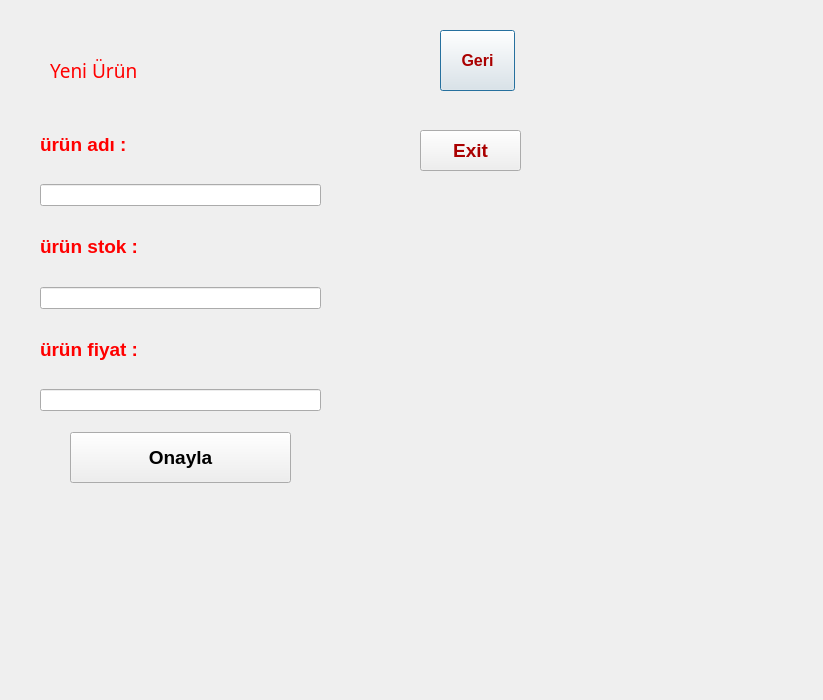
<?xml version="1.0" encoding="UTF-8"?>
<ui version="4.0">
 <class>Dialog</class>
 <widget class="QDialog" name="Dialog">
  <property name="geometry">
   <rect>
    <x>0</x>
    <y>0</y>
    <width>823</width>
    <height>700</height>
   </rect>
  </property>
  <property name="windowTitle">
   <string>Dialog</string>
  </property>
  <widget class="QPushButton" name="btngeri">
   <property name="geometry">
    <rect>
     <x>440</x>
     <y>30</y>
     <width>75</width>
     <height>61</height>
    </rect>
   </property>
   <property name="font">
    <font>
     <pointsize>12</pointsize>
     <weight>75</weight>
     <bold>true</bold>
    </font>
   </property>
   <property name="styleSheet">
    <string notr="true">color: rgb(170, 0, 0);</string>
   </property>
   <property name="text">
    <string>Geri</string>
   </property>
  </widget>
  <widget class="QPushButton" name="btnexit">
   <property name="geometry">
    <rect>
     <x>420</x>
     <y>130</y>
     <width>101</width>
     <height>41</height>
    </rect>
   </property>
   <property name="font">
    <font>
     <pointsize>14</pointsize>
     <weight>75</weight>
     <bold>true</bold>
    </font>
   </property>
   <property name="styleSheet">
    <string notr="true">color: rgb(170, 0, 0);</string>
   </property>
   <property name="text">
    <string>Exit</string>
   </property>
  </widget>
  <widget class="QLabel" name="label_4">
   <property name="geometry">
    <rect>
     <x>50</x>
     <y>50</y>
     <width>201</width>
     <height>41</height>
    </rect>
   </property>
   <property name="font">
    <font>
     <family>Matura MT Script Capitals</family>
     <pointsize>14</pointsize>
     <weight>50</weight>
     <bold>false</bold>
    </font>
   </property>
   <property name="styleSheet">
    <string notr="true">color: rgb(255, 0, 0);</string>
   </property>
   <property name="text">
    <string>Yeni Ürün</string>
   </property>
  </widget>
  <widget class="QPushButton" name="btnonayla">
   <property name="geometry">
    <rect>
     <x>70</x>
     <y>432</y>
     <width>221</width>
     <height>51</height>
    </rect>
   </property>
   <property name="font">
    <font>
     <pointsize>14</pointsize>
     <weight>75</weight>
     <bold>true</bold>
    </font>
   </property>
   <property name="text">
    <string>Onayla</string>
   </property>
  </widget>
  <widget class="QWidget" name="">
   <property name="geometry">
    <rect>
     <x>40</x>
     <y>110</y>
     <width>281</width>
     <height>301</height>
    </rect>
   </property>
   <layout class="QVBoxLayout" name="verticalLayout">
    <item>
     <widget class="QLabel" name="label">
      <property name="font">
       <font>
        <pointsize>14</pointsize>
        <weight>75</weight>
        <bold>true</bold>
       </font>
      </property>
      <property name="styleSheet">
       <string notr="true">color: rgb(255, 0, 0);</string>
      </property>
      <property name="text">
       <string>ürün adı :</string>
      </property>
     </widget>
    </item>
    <item>
     <widget class="QLineEdit" name="txtad"/>
    </item>
    <item>
     <widget class="QLabel" name="label_2">
      <property name="font">
       <font>
        <pointsize>14</pointsize>
        <weight>75</weight>
        <bold>true</bold>
       </font>
      </property>
      <property name="styleSheet">
       <string notr="true">color: rgb(255, 0, 0);</string>
      </property>
      <property name="text">
       <string>ürün stok : </string>
      </property>
     </widget>
    </item>
    <item>
     <widget class="QLineEdit" name="txtstok"/>
    </item>
    <item>
     <widget class="QLabel" name="label_3">
      <property name="font">
       <font>
        <pointsize>14</pointsize>
        <weight>75</weight>
        <bold>true</bold>
       </font>
      </property>
      <property name="styleSheet">
       <string notr="true">color: rgb(255, 0, 0);</string>
      </property>
      <property name="text">
       <string>ürün fiyat :</string>
      </property>
     </widget>
    </item>
    <item>
     <widget class="QLineEdit" name="txtfiyat"/>
    </item>
   </layout>
  </widget>
 </widget>
 <resources/>
 <connections/>
</ui>
